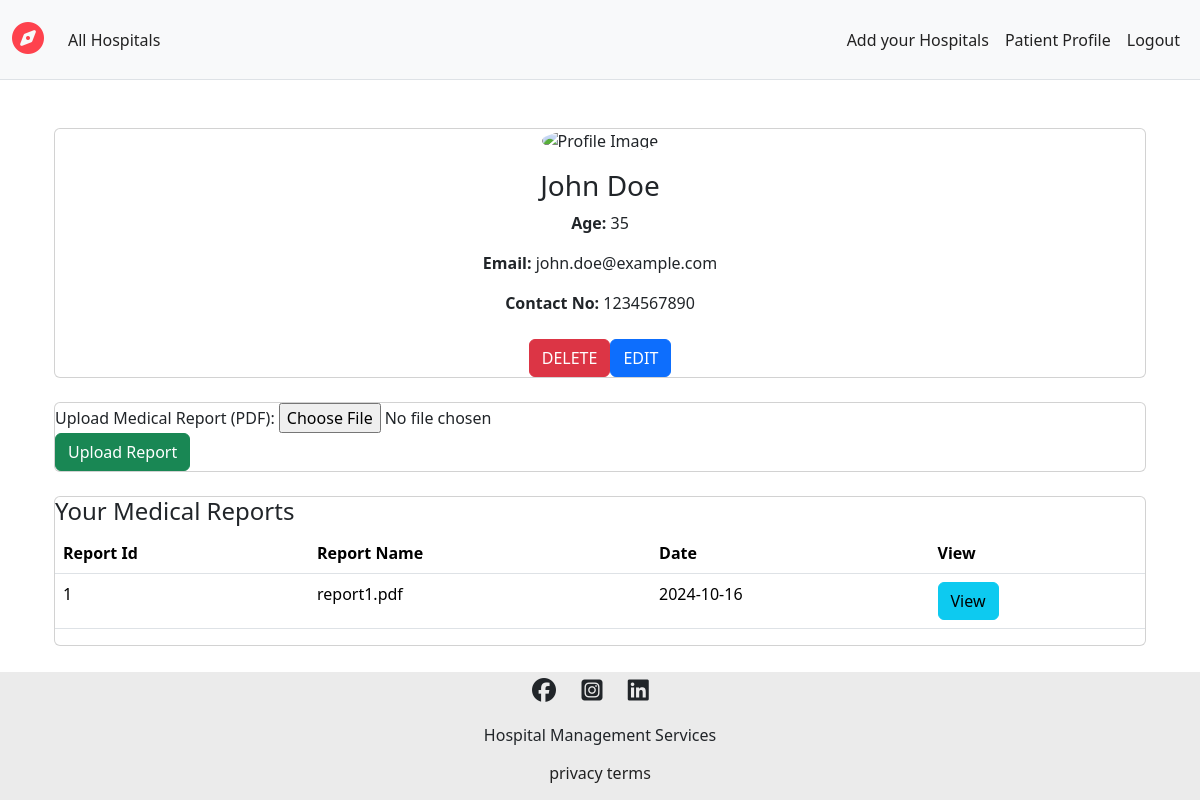
/patient_profile.php (signed in), run on the app's committed database.
### tables this page shows
CREATE TABLE IF NOT EXISTS patient (
    id INT AUTO_INCREMENT PRIMARY KEY,
    patient_name VARCHAR(255) NOT NULL,
    age INT,
    gender ENUM('Male', 'Female', 'Other'),
    contact_number VARCHAR(15),
    email VARCHAR(100),
    password VARCHAR(100)
);

CREATE TABLE IF NOT EXISTS patient_report (
    report_id INT AUTO_INCREMENT PRIMARY KEY,
    patient_id INT,   
    report_file VARCHAR(255) NOT NULL,   
    report_date DATE,   
    FOREIGN KEY (patient_id) REFERENCES patient(id) ON DELETE CASCADE
);

### patient_profile.php (the view, shortened to what this page needs)
<?php
include 'db.php';
$email = $_SESSION['email'];
$query = "SELECT * FROM patient WHERE email = ?";
$stmt = $conn->prepare($query);
if ($stmt) {
    $stmt->bind_param("s", $email);
    $stmt->execute();
    $result = $stmt->get_result();
    if ($row = $result->fetch_assoc()) {
?>
    <div class="container mt-5">
        <div class="card text-center">
            <div class="card-body">
                <img src="https://i.pinimg.com/236x/93/19/e4/9319e481be9ccc90416cbd1da1404274.jpg" alt="Profile Image" class="rounded-circle img-fluid mb-3" width="150">
                <h3><?php echo htmlspecialchars($row['patient_name']); ?></h3>
                <p><strong>Age:</strong> <?php echo htmlspecialchars($row['age']); ?></p>
                <p><strong>Email:</strong> <?php echo htmlspecialchars($row['email']); ?></p>
                <p><strong>Contact No:</strong> <?php echo htmlspecialchars($row['contact_number']); ?></p>
                <div class="d-flex justify-content-center mt-4">
                    <form method="POST" action="" class="mr-3">
                        <button type="submit" class="btn btn-danger">DELETE</button>
                    </form>
                    <button type="button" class="btn btn-primary" data-toggle="modal" data-target="#editModal">EDIT</button>
                </div>
            </div>
        </div>
        <div class="card mt-4">
            <div class="card-body">
                <form method="POST" action="" enctype="multipart/form-data">
                    <div class="form-group">
                        <label for="report_file">Upload Medical Report (PDF):</label>
                        <input type="file" class="form-control-file" name="report_file" id="report_file" accept=".pdf" required>
                    </div>
                    <button type="submit" class="btn btn-success">Upload Report</button>
                </form>
            </div>
        </div>
        <div class="card mt-4">
            <div class="card-body">
                <h4 class="card-title">Your Medical Reports</h4>
                <table class="table">
                    <thead>
                        <tr>
                            <th scope="col">Report Id</th>
                            <th scope="col">Report Name</th>
                            <th scope="col">Date</th>
                            <th scope="col">View</th>
                        </tr>
                    </thead>
                    <tbody>
                        <?php
                        $reportsQuery = "SELECT * FROM patient_report WHERE patient_id = ?";
                        $reportsStmt = $conn->prepare($reportsQuery);
                        if ($reportsStmt) {
                            $reportsStmt->bind_param("i", $row['id']);
                            $reportsStmt->execute();
                            $reportsResult = $reportsStmt->get_result();
                            while ($reportRow = $reportsResult->fetch_assoc()) {
                                $filePath = $reportRow['report_file'];
                                $fileName = basename($filePath);
                                echo '<tr>';
                                echo '<td>' . htmlspecialchars($reportRow['report_id']) . '</td>';
                                echo '<td>' . htmlspecialchars($fileName) . '</td>';
                                echo '<td>' . htmlspecialchars($reportRow['report_date']) . '</td>';
                                echo '<td><a href="' . htmlspecialchars($reportRow['report_file']) . '" target="_blank" class="btn btn-info">View</a></td>';
                                echo '</tr>';
                            }
                        }
                        ?>
                    </tbody>
                </table>
            </div>
        </div>
    </div>
<?php
    } else {
        echo "<p>Patient not found.</p>";
    }
}
include 'boilerplate.php';
?>

### public/css/style.css (style rules this page uses)
* { margin-top: 0; }
:root { --nav-bg: #1e1e1e; --nav-col-def: #6c757d; --ironblack: #373737; }
body { display: flex; flex-direction: column; min-height: 100vh; }
.container { flex: 1; }
.card-body { padding: 0 !important; }

### data on the page
patient: patient_name "John Doe", age "35", email "john.doe@example.com", contact_number "1234567890"
patient_report: report_id "1", report_file "report1.pdf", report_date "2024-10-16"
